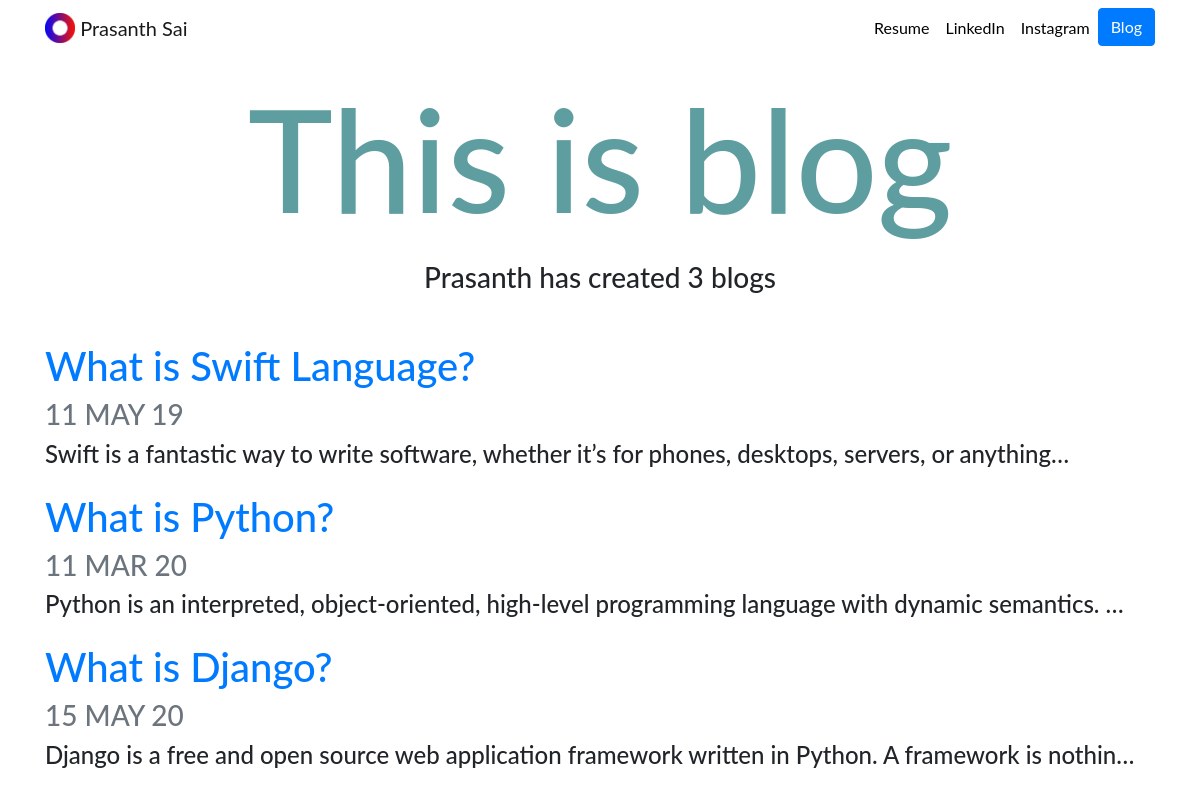
Screenshot of /blog/ with the database file from the repository.
### blog/models.py (models this page shows, shortened)
class blog_data(models.Model):
    title = models.CharField(max_length=100)
    date = models.DateField()
    description = models.TextField()

### blog/views.py (the view)
# urls.py: path('', views.all_blog, name= 'all_blog'),
def all_blog(request):
    project_blog_data = blog_data.objects.order_by()
    return render(request, 'blog.html', {'project_blog_data':project_blog_data})

### blog/templates/blog.html (shortened to what this page needs)
{% extends 'bootstrap_content.html' %}
{% block content %}
<h1 id = "blogtitle" class="font-weight text-center my-3" style="color: cadetblue">This is blog</h1>
<h3 class="font-weight text-center"> Prasanth has created {{project_blog_data.count}} blog{{ project_blog_data.count|pluralize }}</h3>
<br>
{% for blog in project_blog_data %}
<div class="row justify-content-center my-3">
    <div class="col-md-12">
        <a href="{% url 'blog:detail' blog.id %}">
         <h1>{{ blog.title }}</h1>
        </a>
        <h3 class="text-muted">{{ blog.date| date:'d M y' | upper }}</h3>
        <h4>{{ blog.description|striptags|truncatechars:100 }}</h4>
    </div>
</div>
{% endfor %}
{% endblock %}

### portfolio/templates/bootstrap_content.html (shortened to what this page needs)
{% load static %}
<!doctype html>
<html lang="en">
  <head>
    <link rel="stylesheet" href="https://stackpath.bootstrapcdn.com/bootstrap/4.5.0/css/bootstrap.min.css">
    <link rel="stylesheet" href="{% static "portfolio/custom.css" %}">
  </head>
  <body>
  <nav id="topNav" class="navbar navbar-expand-md navbar-light">
      <div class="container">
        <a class="navbar-brand" href="{% url 'home' %}">
            <img src="{% static "portfolio/Logo.png" %}" width="30" height="30" class="d-inline-block align-top" alt="Guru Logo">
            <span>Prasanth Sai</span>
        </a>
        <div class="collapse navbar-collapse text-center" id="navbarNav">
           <ul class="navbar-nav ml-auto">
               <li class="nav-item">
                 <a class="nav-link" href="{% static "portfolio/Prasanth Resume.pdf" %}">Resume</a>
               </li>
               <li class="nav-item">
                 <a class="nav-link" href="https://www.linkedin.com/in/prasanth-gurusai-8301808a/" target="_blank">LinkedIn</a>
               </li>
               <li class="nav-item">
                 <a class="nav-link" href="https://www.instagram.com/prasanthstarone/" target="_blank">Instagram</a>
               </li>
               <li class="nav-item">
                 <a role="button" href="{% url 'blog:all_blog' %}" class="btn btn-primary">Blog</a>
               </li>
           </ul>
        </div>
      </div>
   </nav>
  <div class="container">
      {% block content %}{% endblock %}
  </div>
  </body>
</html>

### portfolio/static/portfolio/custom.css (style rules this page uses)
.navbar-nav .nav-link { color: rgba(0,0,0,1) !important; }
body { font-family: 'Lato', sans-serif; }
#blogtitle { font-size: 9rem; }

### rows the page displays
blog_data: title "What is Swift Language?", date "11 MAY 19", description "Swift is a fantastic way to write software, whether it’s for phones, desktops, servers, or anything…"
blog_data: title "What is Python?", date "11 MAR 20", description "Python is an interpreted, object-oriented, high-level programming language with dynamic semantics. …"
blog_data: title "What is Django?", date "15 MAY 20", description "Django is a free and open source web application framework written in Python. A framework is nothin…"

### other values shown
{{ project_blog_data.count }} "3"
